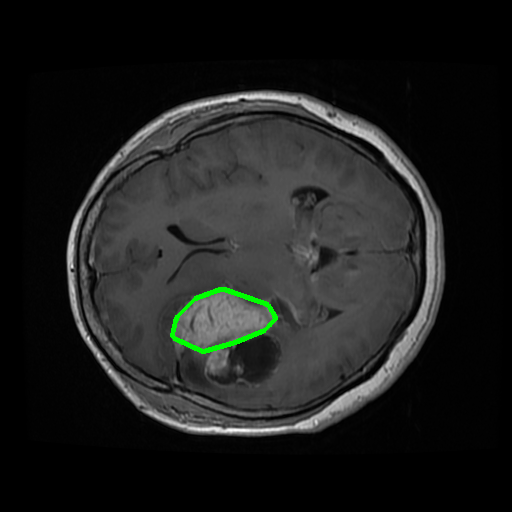
#> input picture dev/12_46_47.png, 512 x 512 px, found by its file name
$ python filter.py
#> lines starting #> are read from the running program, lines starting #| are printed output that depends on the picture; after the words box and inside, x2 and y2 are one past the last pixel; in counts of white or black regions, pixels touching at a corner belong together
import cv2
import numpy as np


def get_contourn(immagine_segmentata):
    for x in range(len(immagine_segmentata)):
        for y in range(len(immagine_segmentata)):
            if immagine_segmentata[x][y][0] == 0 and  immagine_segmentata[x][y][1] == 255  and  immagine_segmentata[x][y][2] == 0:
                immagine_segmentata[x][y][0] = 255
                immagine_segmentata[x][y][1] = 255
                immagine_segmentata[x][y][2] = 255
            else:
                immagine_segmentata[x][y][0] = 0
                immagine_segmentata[x][y][1] = 0
                immagine_segmentata[x][y][2] = 0
    immagine_segmentata =  cv2.cvtColor(immagine_segmentata, cv2.COLOR_BGR2GRAY)
    contours, hierarchy = cv2.findContours(immagine_segmentata,cv2.RETR_TREE,cv2.CHAIN_APPROX_SIMPLE)
    contours = sorted(contours, key=cv2.contourArea, reverse=True)
    return contours[0]


#elimina bordo:ritorno l'immagine iniziale
def remove_border(immagine_iniziale):
    return immagine_iniziale


#modificare luce del contorno
def modify_light_contorno(immagine_iniziale,contorno,percentuale,segno):
    immagine_iniziale = cv2.cvtColor(immagine_iniziale, cv2.COLOR_BGR2GRAY)
    copia = immagine_iniziale.copy()
    lista_pixel = []
    cv2.drawContours(copia, [contorno], -1, 255, -1)
    for i in range(0,immagine_iniziale.shape[0]):
        for y in range(0,immagine_iniziale.shape[1]):
            if copia[i][y] == 255:
                lista_pixel.append((i,y))
    #tutto quello dentro il contorno lo auemtno/abbassiamo di percentuale
    if segno == 1:
        #tutti i pixel dentro lista_pixel li aumentiamo di percentuale
        for pixel in lista_pixel:
            #aumento del percnetuale percento
            immagine_iniziale[pixel[0]][pixel[1]]=min(immagine_iniziale[pixel[0]][pixel[1]] + (immagine_iniziale[pixel[0]][pixel[1]]*percentuale)/100,255)
    else:
        #tutti i pixel dentro lista_pixel li aumentiamo di percentuale
        for pixel in lista_pixel:
            immagine_iniziale[pixel[0]][pixel[1]] = max(immagine_iniziale[pixel[0]][pixel[1]] - (immagine_iniziale[pixel[0]][pixel[1]]*percentuale)/100,0)
    return immagine_iniziale


def get_only_contorno(immagine_iniziale,contorno):
    #immagine_iniziale = cv2.cvtColor(immagine_iniziale, cv2.COLOR_BGR2GRAY)
    mask = np.zeros(immagine_iniziale.shape[:2], np.uint8)
    cv2.drawContours(mask, [contorno], -1, 255, -1)
    result = cv2.bitwise_and(immagine_iniziale, immagine_iniziale, mask=mask)
    return result


#inserire SOLO NOME
def save_image(immagine_iniziale,nome):
    nome=nome+'.png'
    cv2.imwrite(nome,immagine_iniziale)
    return 0

if __name__=='__main__':
    contorno = get_contourn(cv2.imread('/Users/lucian/Documents/GitHub/BrainCancerSegmentation/dev/12_46_47.png'))
#> after the loop in get_contourn, `for x in range(len(immagine_segmentata)):`:
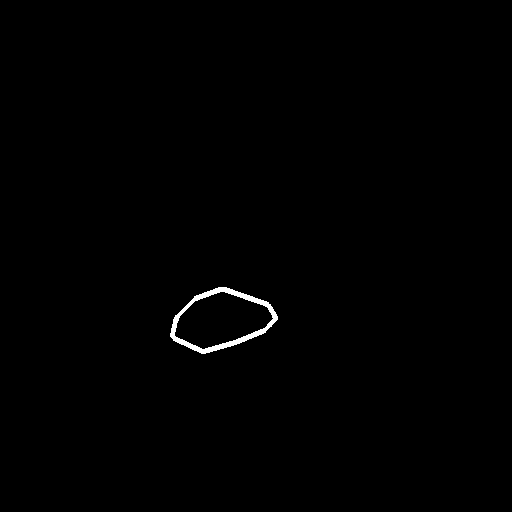
#> immagine_segmentata: shape (512, 512, 3); 0.47% white; 1 white region, box (x1, y1, x2, y2) and area: (170, 287, 278, 354) 1241
#> in get_contourn, `immagine_segmentata =  cv2.cvtColor(immagine_segmentata, cv2.COLOR_BGR..`: immagine_segmentata: shape (512, 512); 0.47% white; 1 white region
#> in get_contourn, `contours, hierarchy = cv2.findContours(immagine_segmentata,cv2.RETR_TR..`: contours = 2 contours; box (x1, y1, x2, y2) and area: (170, 287, 278, 354) 4720, (174, 291, 274, 350) 3709
#> contorno = contour of 153 points, box (x1, y1, x2, y2) (170, 287, 278, 354), area 4720
    output = modify_light_contorno(cv2.imread('/Users/lucian/Documents/GitHub/BrainCancerSegmentation/dev/12_46_47.png'),contorno,150,1)
#> in modify_light_contorno, `cv2.drawContours(copia, [contorno], -1, 255, -1)`:
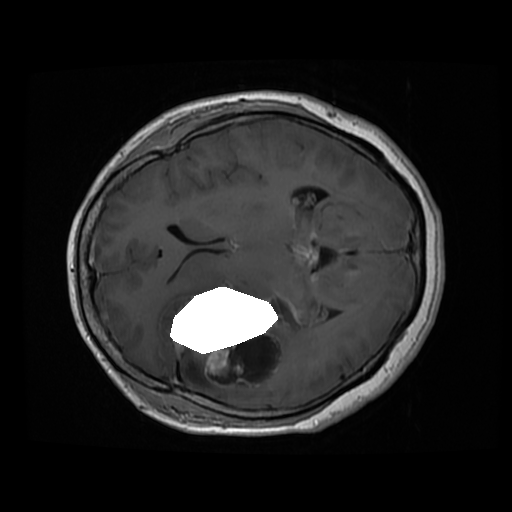
#> copia: shape (512, 512); min 0, max 255, mean 32.7
#> after the loop in modify_light_contorno, `for pixel in lista_pixel:`:
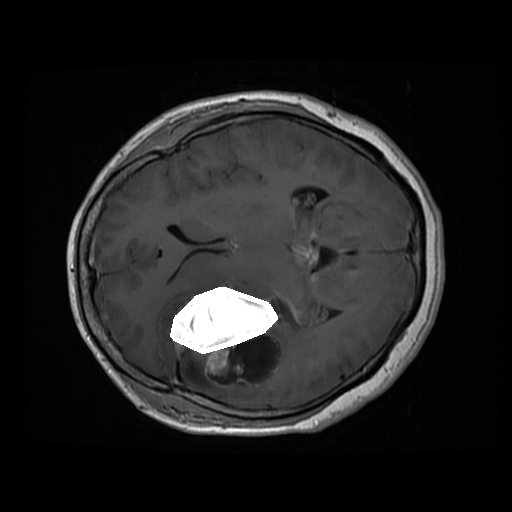
#> immagine_iniziale: shape (512, 512); min 0, max 255, mean 32.6
    r = get_only_contorno(output,contorno)
#> in get_only_contorno, `cv2.drawContours(mask, [contorno], -1, 255, -1)`:
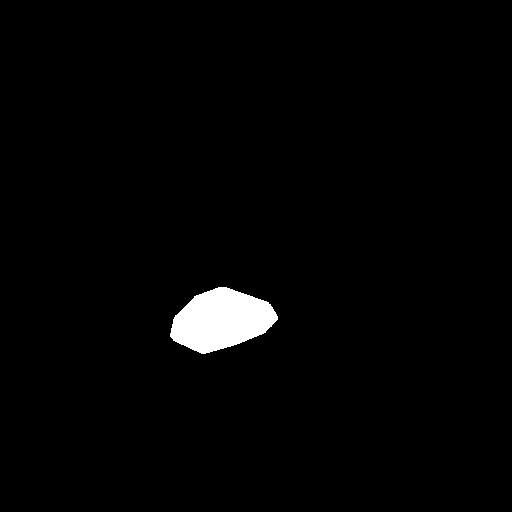
#> mask: shape (512, 512); 1.8% white; 1 white region, box (x1, y1, x2, y2) and area: (170, 287, 278, 354) 4842
    cv2.imshow('r',r)
    cv2.waitKey(0)
    cv2.destroyAllWindows()
